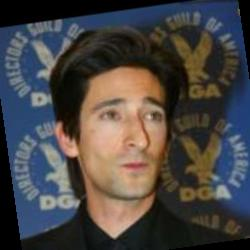
#> input picture data/lfw/lfw-funneled/Adrien_Brody/Adrien_Brody_0005.jpg, 250 x 250 px
$ python -i opencv_lib.py   (imports and definitions only)
#> lines starting #> are read from the running program, lines starting #| are printed output that depends on the picture
#> further down, picture is the input picture: shape (250, 250, 3); mean B, G, R 68.1, 69.4, 73.5
import cv2
import os
import numpy as np

# Tamanho padrao da face recortada para o HOG descriptor
_FACE_SIZE = (64, 64)
# HOGDescriptor configurado para janela 64x64
_HOG = cv2.HOGDescriptor(_FACE_SIZE, (16, 16), (8, 8), (8, 8), 9)


class OpenCVLib:
    def __init__(self):
        haar_path = os.path.join(cv2.data.haarcascades, 'haarcascade_frontalface_default.xml')
        self.detector = cv2.CascadeClassifier(haar_path)
        print("Wrapper OpenCV (Haar Cascade + HOG) inicializado.")

    def detect(self, image):
        """
        Detecta faces usando o Haar Cascade.

        Args:
            image (numpy.ndarray): Imagem carregada pelo OpenCV (em formato BGR).

        Returns:
            list: Uma lista de tuplas, onde cada tupla é (x, y, w, h)
                  representando a bounding box de uma face detectada.
        """
        # O detector Haar funciona melhor em escala de cinza
        gray_image = cv2.cvtColor(image, cv2.COLOR_BGR2GRAY)
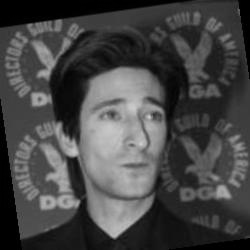
#> gray_image: shape (250, 250); min 0, max 206, mean 70.4

        # O retorno do detector já é uma lista de (x, y, w, h)
        faces = self.detector.detectMultiScale(
            gray_image,
            scaleFactor=1.1,
            minNeighbors=5,
            minSize=(30, 30)
        )
#> faces = [[11, 116, 60, 60], [74, 73, 112, 112]]

        # Formato (x, y, w, h) já está correto.
        return list(faces)

    def get_embedding(self, image):
        """
        Extrai HOG descriptor da maior face detectada.

        Fluxo: Haar Cascade -> recorte -> 64x64 -> grayscale -> HOG (~1764D).
        Adequado para dispositivos embarcados: sem rede neural, sem GPU.

        Returns:
            np.ndarray de ~1764 floats, ou None se nenhuma face for detectada.
        """
        boxes = self.detect(image)
#> boxes = [[11, 116, 60, 60], [74, 73, 112, 112]]
        if not boxes:
            return None

        x, y, w, h = max(boxes, key=lambda b: b[2] * b[3])
#> x = 74; y = 73; w = 112; h = 112
        face = image[y:y + h, x:x + w]
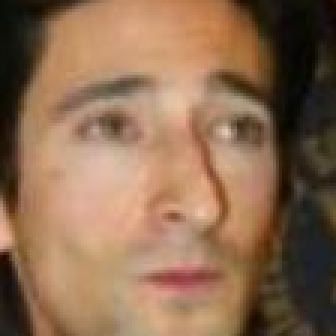
#> face: shape (112, 112, 3) (shown 3 times larger); mean B, G, R 81.3, 107.6, 140.8
        if face.size == 0:
            return None

        face = cv2.resize(face, _FACE_SIZE)
#> face: shape (64, 64, 3)
        gray = cv2.cvtColor(face, cv2.COLOR_BGR2GRAY)
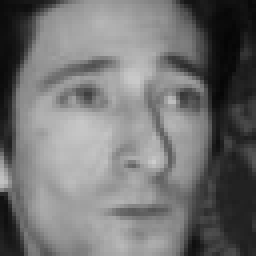
#> gray: shape (64, 64) (shown 4 times larger); min 5, max 204, mean 114.4
        descriptor = _HOG.compute(gray)
#> descriptor = 1764 values, max 0.387 at index 108, min 0 at index 14, mean 0.135
        return descriptor.flatten()

    def compare(self, embedding1, embedding2):
        """
        Distancia cosseno entre dois HOG descriptors.

        Range: [0, 2]  (0 = identico, 2 = oposto).
        Usa a mesma metrica do DeepFace (cosine) para comparabilidade.

        Returns:
            float em [0, 2], ou None se qualquer embedding for None.
        """
        if embedding1 is None or embedding2 is None:
            return None
        norm1 = np.linalg.norm(embedding1)
        norm2 = np.linalg.norm(embedding2)
        if norm1 == 0 or norm2 == 0:
            return 1.0
        cosine_sim = np.dot(embedding1, embedding2) / (norm1 * norm2)
        return float(1.0 - cosine_sim)

>>> import cv2
>>> picture = cv2.imread('../data/lfw/lfw-funneled/Adrien_Brody/Adrien_Brody_0005.jpg')
>>> result = OpenCVLib().get_embedding(picture)
#> result has the same summary as descriptor in get_embedding
